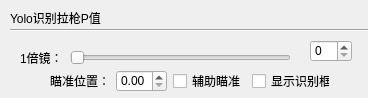
<?xml version="1.0" encoding="UTF-8"?>
<ui version="4.0">
 <class>Form</class>
 <widget class="QWidget" name="Form">
  <property name="geometry">
   <rect>
    <x>0</x>
    <y>0</y>
    <width>368</width>
    <height>98</height>
   </rect>
  </property>
  <property name="windowTitle">
   <string>Yolov8-和平精英</string>
  </property>
  <widget class="QLabel" name="label_2">
   <property name="geometry">
    <rect>
     <x>10</x>
     <y>10</y>
     <width>101</width>
     <height>16</height>
    </rect>
   </property>
   <property name="text">
    <string>Yolo识别拉枪P值</string>
   </property>
  </widget>
  <widget class="Line" name="line">
   <property name="geometry">
    <rect>
     <x>10</x>
     <y>20</y>
     <width>361</width>
     <height>20</height>
    </rect>
   </property>
   <property name="orientation">
    <enum>Qt::Horizontal</enum>
   </property>
  </widget>
  <widget class="QLabel" name="label_3">
   <property name="geometry">
    <rect>
     <x>20</x>
     <y>50</y>
     <width>51</width>
     <height>16</height>
    </rect>
   </property>
   <property name="text">
    <string>1倍镜：</string>
   </property>
  </widget>
  <widget class="QSlider" name="horizontalSlider_x1">
   <property name="geometry">
    <rect>
     <x>70</x>
     <y>50</y>
     <width>221</width>
     <height>16</height>
    </rect>
   </property>
   <property name="orientation">
    <enum>Qt::Horizontal</enum>
   </property>
  </widget>
  <widget class="QSpinBox" name="spinBox_x1">
   <property name="geometry">
    <rect>
     <x>310</x>
     <y>40</y>
     <width>42</width>
     <height>22</height>
    </rect>
   </property>
  </widget>
  <widget class="QWidget" name="layoutWidget">
   <property name="geometry">
    <rect>
     <x>50</x>
     <y>70</y>
     <width>280</width>
     <height>22</height>
    </rect>
   </property>
   <layout class="QHBoxLayout" name="horizontalLayout">
    <item>
     <widget class="QLabel" name="label">
      <property name="text">
       <string>瞄准位置：</string>
      </property>
     </widget>
    </item>
    <item>
     <widget class="QDoubleSpinBox" name="doubleSpinBox">
      <property name="wrapping">
       <bool>false</bool>
      </property>
      <property name="prefix">
       <string/>
      </property>
      <property name="maximum">
       <double>1.000000000000000</double>
      </property>
      <property name="singleStep">
       <double>0.010000000000000</double>
      </property>
     </widget>
    </item>
    <item>
     <widget class="QCheckBox" name="checkBox_enableYoloAuxiliary">
      <property name="text">
       <string>辅助瞄准</string>
      </property>
     </widget>
    </item>
    <item>
     <widget class="QCheckBox" name="checkBox_showGunBox">
      <property name="text">
       <string>显示识别框</string>
      </property>
     </widget>
    </item>
   </layout>
  </widget>
 </widget>
 <resources/>
 <connections>
  <connection>
   <sender>horizontalSlider_x1</sender>
   <signal>valueChanged(int)</signal>
   <receiver>spinBox_x1</receiver>
   <slot>setValue(int)</slot>
   <hints>
    <hint type="sourcelabel">
     <x>152</x>
     <y>58</y>
    </hint>
    <hint type="destinationlabel">
     <x>310</x>
     <y>56</y>
    </hint>
   </hints>
  </connection>
  <connection>
   <sender>spinBox_x1</sender>
   <signal>valueChanged(int)</signal>
   <receiver>horizontalSlider_x1</receiver>
   <slot>setValue(int)</slot>
   <hints>
    <hint type="sourcelabel">
     <x>325</x>
     <y>53</y>
    </hint>
    <hint type="destinationlabel">
     <x>182</x>
     <y>60</y>
    </hint>
   </hints>
  </connection>
 </connections>
</ui>
